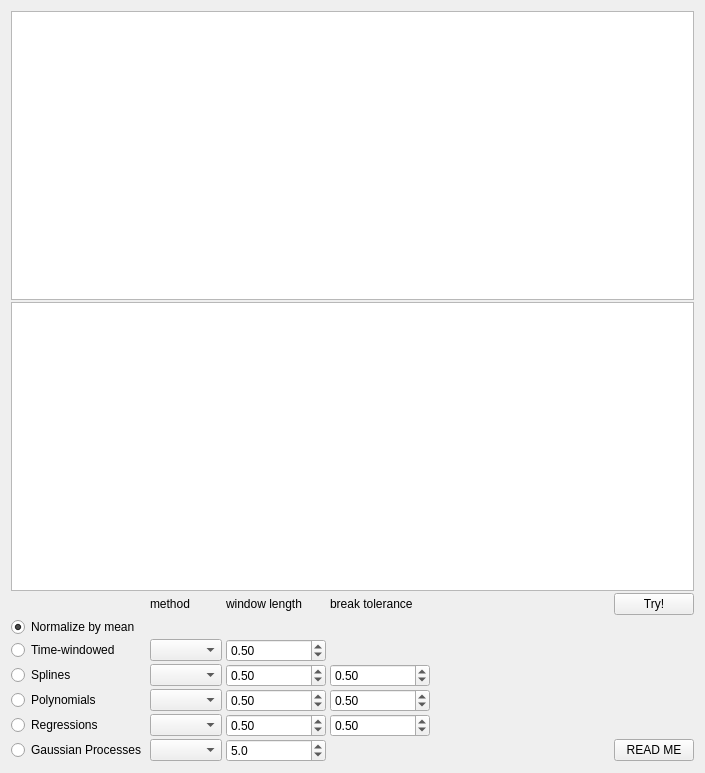
<?xml version="1.0" encoding="UTF-8"?>
<ui version="4.0">
 <class>Detrend</class>
 <widget class="QWidget" name="Detrend">
  <property name="geometry">
   <rect>
    <x>0</x>
    <y>0</y>
    <width>705</width>
    <height>773</height>
   </rect>
  </property>
  <property name="font">
   <font>
    <pointsize>9</pointsize>
   </font>
  </property>
  <property name="windowTitle">
   <string>Detrend</string>
  </property>
  <property name="windowIcon">
   <iconset>
    <normaloff>33_striker.png</normaloff>33_striker.png</iconset>
  </property>
  <layout class="QGridLayout" name="gridLayout_2">
   <item row="0" column="0">
    <layout class="QGridLayout" name="gridLayout">
     <property name="horizontalSpacing">
      <number>4</number>
     </property>
     <property name="verticalSpacing">
      <number>2</number>
     </property>
     <item row="2" column="5">
      <widget class="QPushButton" name="try_button">
       <property name="font">
        <font>
         <pointsize>9</pointsize>
        </font>
       </property>
       <property name="text">
        <string>Try!</string>
       </property>
      </widget>
     </item>
     <item row="5" column="1">
      <widget class="QComboBox" name="comboBox_splines">
       <property name="font">
        <font>
         <pointsize>9</pointsize>
        </font>
       </property>
      </widget>
     </item>
     <item row="8" column="2">
      <widget class="QDoubleSpinBox" name="kernel_size">
       <property name="font">
        <font>
         <pointsize>9</pointsize>
        </font>
       </property>
       <property name="decimals">
        <number>1</number>
       </property>
       <property name="maximum">
        <double>100.000000000000000</double>
       </property>
       <property name="singleStep">
        <double>0.100000000000000</double>
       </property>
       <property name="value">
        <double>5.000000000000000</double>
       </property>
      </widget>
     </item>
     <item row="5" column="3">
      <widget class="QDoubleSpinBox" name="spline_bt">
       <property name="minimumSize">
        <size>
         <width>100</width>
         <height>0</height>
        </size>
       </property>
       <property name="font">
        <font>
         <pointsize>9</pointsize>
        </font>
       </property>
       <property name="singleStep">
        <double>0.100000000000000</double>
       </property>
       <property name="value">
        <double>0.500000000000000</double>
       </property>
      </widget>
     </item>
     <item row="2" column="1">
      <widget class="QLabel" name="label_method">
       <property name="font">
        <font>
         <pointsize>9</pointsize>
        </font>
       </property>
       <property name="text">
        <string>method</string>
       </property>
      </widget>
     </item>
     <item row="4" column="0">
      <widget class="QRadioButton" name="radio_timeW">
       <property name="font">
        <font>
         <pointsize>9</pointsize>
        </font>
       </property>
       <property name="text">
        <string>Time-windowed </string>
       </property>
       <attribute name="buttonGroup">
        <string notr="true">buttonGroup_trendOptions</string>
       </attribute>
      </widget>
     </item>
     <item row="7" column="3">
      <widget class="QDoubleSpinBox" name="regres_bt">
       <property name="font">
        <font>
         <pointsize>9</pointsize>
        </font>
       </property>
       <property name="singleStep">
        <double>0.100000000000000</double>
       </property>
       <property name="value">
        <double>0.500000000000000</double>
       </property>
      </widget>
     </item>
     <item row="2" column="2">
      <widget class="QLabel" name="label_wl">
       <property name="font">
        <font>
         <pointsize>9</pointsize>
        </font>
       </property>
       <property name="text">
        <string>window length</string>
       </property>
      </widget>
     </item>
     <item row="6" column="3">
      <widget class="QDoubleSpinBox" name="poly_bt">
       <property name="font">
        <font>
         <pointsize>9</pointsize>
        </font>
       </property>
       <property name="singleStep">
        <double>0.100000000000000</double>
       </property>
       <property name="value">
        <double>0.500000000000000</double>
       </property>
      </widget>
     </item>
     <item row="7" column="1">
      <widget class="QComboBox" name="comboBox_regs">
       <property name="font">
        <font>
         <pointsize>9</pointsize>
        </font>
       </property>
      </widget>
     </item>
     <item row="8" column="0">
      <widget class="QRadioButton" name="radio_GPs">
       <property name="font">
        <font>
         <pointsize>9</pointsize>
        </font>
       </property>
       <property name="text">
        <string>Gaussian Processes</string>
       </property>
       <attribute name="buttonGroup">
        <string notr="true">buttonGroup_trendOptions</string>
       </attribute>
      </widget>
     </item>
     <item row="7" column="0">
      <widget class="QRadioButton" name="radio_Regressions">
       <property name="font">
        <font>
         <pointsize>9</pointsize>
        </font>
       </property>
       <property name="text">
        <string>Regressions</string>
       </property>
       <attribute name="buttonGroup">
        <string notr="true">buttonGroup_trendOptions</string>
       </attribute>
      </widget>
     </item>
     <item row="8" column="5">
      <widget class="QPushButton" name="readme_button">
       <property name="font">
        <font>
         <pointsize>9</pointsize>
        </font>
       </property>
       <property name="text">
        <string>READ ME</string>
       </property>
      </widget>
     </item>
     <item row="3" column="0">
      <widget class="QRadioButton" name="radio_remove_mean">
       <property name="font">
        <font>
         <pointsize>9</pointsize>
        </font>
       </property>
       <property name="text">
        <string>Normalize by mean</string>
       </property>
       <property name="checked">
        <bool>true</bool>
       </property>
       <attribute name="buttonGroup">
        <string notr="true">buttonGroup_trendOptions</string>
       </attribute>
      </widget>
     </item>
     <item row="2" column="4">
      <spacer name="horizontalSpacer">
       <property name="orientation">
        <enum>Qt::Horizontal</enum>
       </property>
       <property name="sizeHint" stdset="0">
        <size>
         <width>10</width>
         <height>20</height>
        </size>
       </property>
      </spacer>
     </item>
     <item row="6" column="0">
      <widget class="QRadioButton" name="radio_Polynomials">
       <property name="font">
        <font>
         <pointsize>9</pointsize>
        </font>
       </property>
       <property name="text">
        <string>Polynomials</string>
       </property>
       <attribute name="buttonGroup">
        <string notr="true">buttonGroup_trendOptions</string>
       </attribute>
      </widget>
     </item>
     <item row="5" column="0">
      <widget class="QRadioButton" name="radio_Splines">
       <property name="font">
        <font>
         <pointsize>9</pointsize>
        </font>
       </property>
       <property name="text">
        <string>Splines</string>
       </property>
       <attribute name="buttonGroup">
        <string notr="true">buttonGroup_trendOptions</string>
       </attribute>
      </widget>
     </item>
     <item row="1" column="0" colspan="6">
      <widget class="PlotWidget" name="plot_2">
       <property name="mouseTracking">
        <bool>true</bool>
       </property>
      </widget>
     </item>
     <item row="4" column="2">
      <widget class="QDoubleSpinBox" name="sliders_wl">
       <property name="minimumSize">
        <size>
         <width>100</width>
         <height>0</height>
        </size>
       </property>
       <property name="font">
        <font>
         <pointsize>9</pointsize>
        </font>
       </property>
       <property name="singleStep">
        <double>0.100000000000000</double>
       </property>
       <property name="value">
        <double>0.500000000000000</double>
       </property>
      </widget>
     </item>
     <item row="6" column="2">
      <widget class="QDoubleSpinBox" name="poly_wl">
       <property name="font">
        <font>
         <pointsize>9</pointsize>
        </font>
       </property>
       <property name="singleStep">
        <double>0.100000000000000</double>
       </property>
       <property name="value">
        <double>0.500000000000000</double>
       </property>
      </widget>
     </item>
     <item row="7" column="2">
      <widget class="QDoubleSpinBox" name="regres_wl">
       <property name="font">
        <font>
         <pointsize>9</pointsize>
        </font>
       </property>
       <property name="singleStep">
        <double>0.100000000000000</double>
       </property>
       <property name="value">
        <double>0.500000000000000</double>
       </property>
      </widget>
     </item>
     <item row="2" column="3">
      <widget class="QLabel" name="label_2">
       <property name="font">
        <font>
         <pointsize>9</pointsize>
        </font>
       </property>
       <property name="text">
        <string>break tolerance</string>
       </property>
      </widget>
     </item>
     <item row="6" column="1">
      <widget class="QComboBox" name="comboBox_poly">
       <property name="font">
        <font>
         <pointsize>9</pointsize>
        </font>
       </property>
      </widget>
     </item>
     <item row="4" column="1">
      <widget class="QComboBox" name="comboBox_sliders">
       <property name="font">
        <font>
         <pointsize>9</pointsize>
        </font>
       </property>
      </widget>
     </item>
     <item row="0" column="0" colspan="6">
      <widget class="PlotWidget" name="plot">
       <property name="mouseTracking">
        <bool>true</bool>
       </property>
      </widget>
     </item>
     <item row="5" column="2">
      <widget class="QDoubleSpinBox" name="spline_wl">
       <property name="font">
        <font>
         <pointsize>9</pointsize>
        </font>
       </property>
       <property name="singleStep">
        <double>0.100000000000000</double>
       </property>
       <property name="value">
        <double>0.500000000000000</double>
       </property>
      </widget>
     </item>
     <item row="8" column="1">
      <widget class="QComboBox" name="comboBox_GP">
       <property name="font">
        <font>
         <pointsize>9</pointsize>
        </font>
       </property>
      </widget>
     </item>
    </layout>
   </item>
  </layout>
 </widget>
 <customwidgets>
  <customwidget>
   <class>PlotWidget</class>
   <extends>QGraphicsView</extends>
   <header location="global">pyqtgraph</header>
  </customwidget>
 </customwidgets>
 <resources/>
 <connections/>
 <buttongroups>
  <buttongroup name="buttonGroup_trendOptions"/>
 </buttongroups>
</ui>
